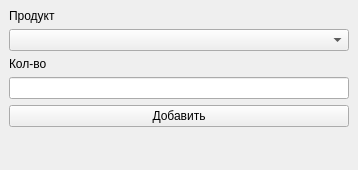
<?xml version="1.0" encoding="UTF-8"?>
<ui version="4.0">
 <class>MainWindow</class>
 <widget class="QMainWindow" name="MainWindow">
  <property name="geometry">
   <rect>
    <x>0</x>
    <y>0</y>
    <width>358</width>
    <height>170</height>
   </rect>
  </property>
  <property name="windowTitle">
   <string>Добавить товар в поставку</string>
  </property>
  <widget class="QWidget" name="centralwidget">
   <layout class="QVBoxLayout" name="verticalLayout">
    <item>
     <widget class="QLabel" name="label">
      <property name="text">
       <string>Продукт</string>
      </property>
     </widget>
    </item>
    <item>
     <widget class="QComboBox" name="comboBox"/>
    </item>
    <item>
     <widget class="QLabel" name="label_2">
      <property name="text">
       <string>Кол-во </string>
      </property>
     </widget>
    </item>
    <item>
     <widget class="QLineEdit" name="lineEdit"/>
    </item>
    <item>
     <widget class="QPushButton" name="pushButton">
      <property name="text">
       <string>Добавить</string>
      </property>
     </widget>
    </item>
    <item>
     <spacer name="verticalSpacer">
      <property name="orientation">
       <enum>Qt::Vertical</enum>
      </property>
      <property name="sizeHint" stdset="0">
       <size>
        <width>20</width>
        <height>40</height>
       </size>
      </property>
     </spacer>
    </item>
   </layout>
  </widget>
 </widget>
 <resources/>
 <connections/>
</ui>
